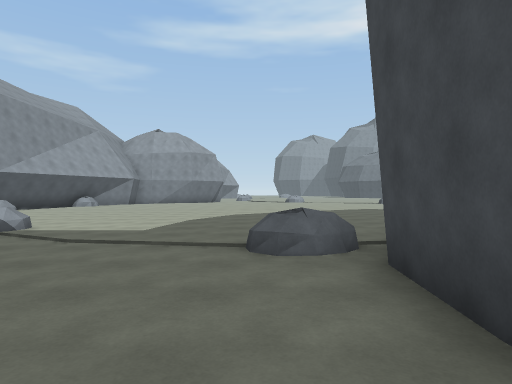
view 1 (above)

17 first-person views from a walk through a 3-D level made in the Unity game engine. The camera is 1.5 m above the floor, looks level and sees 75° across. The floor is counted in squares, 2 m on a side. Each view is taken from the middle of a square. On the plan, view 1 faces up. The plan holds only what a view shows up to about 11 squares ahead; the rest is blank. The place goes on beyond the plan. The player character is not drawn.

view 2
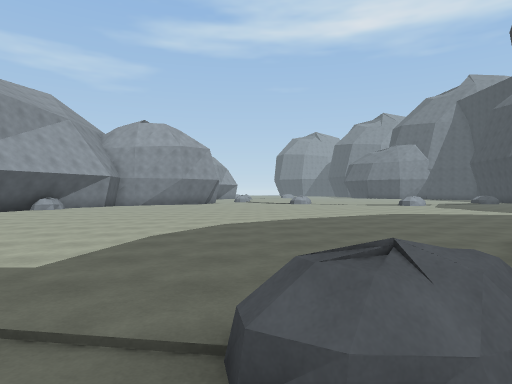

view 3
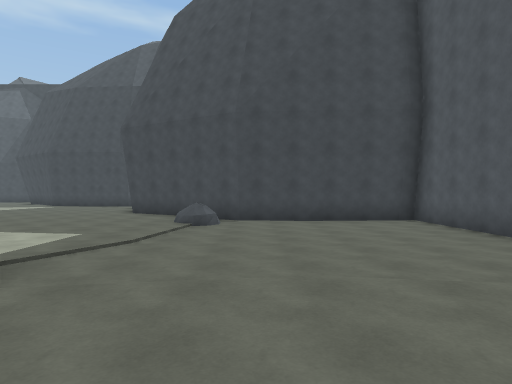

view 4
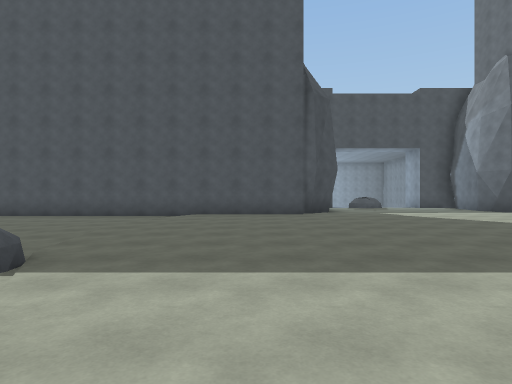

view 5
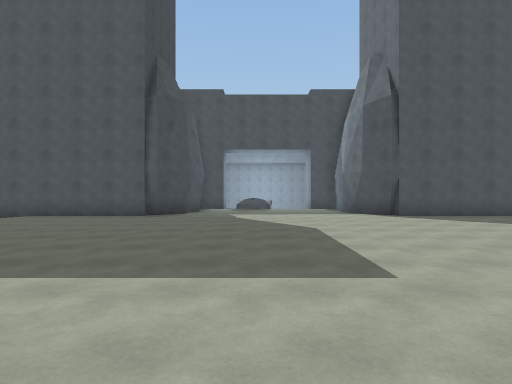

view 6
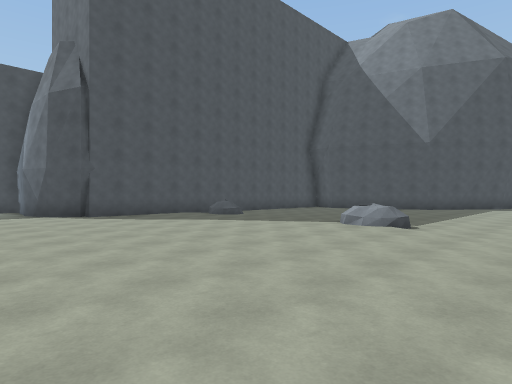

view 7
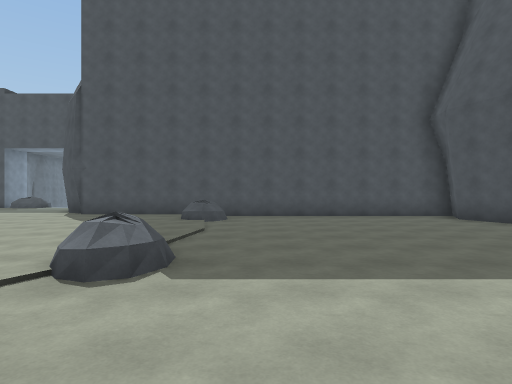

view 8
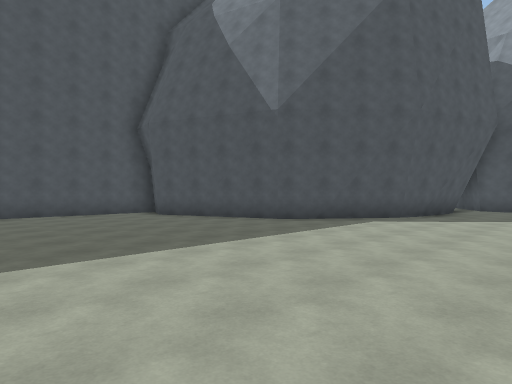

view 9
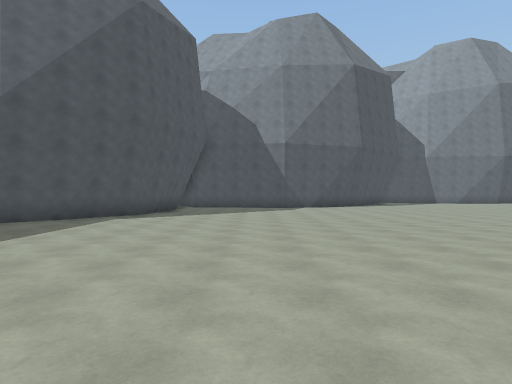

view 10
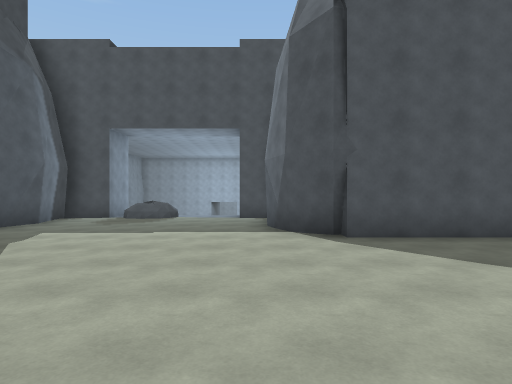

view 11
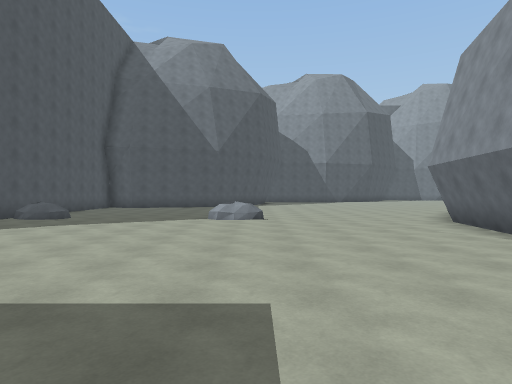

view 12
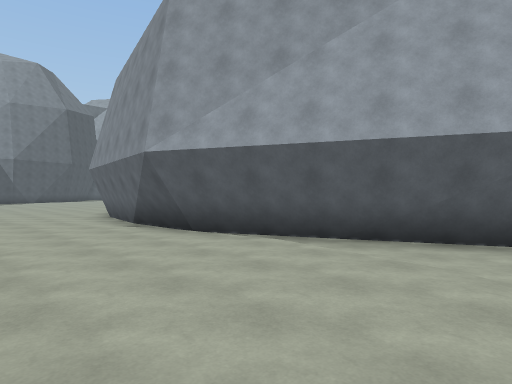

view 13
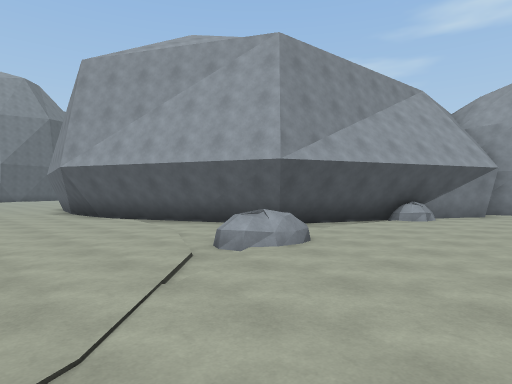

view 14
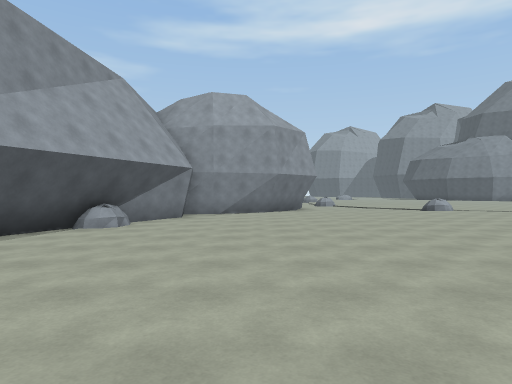

view 15
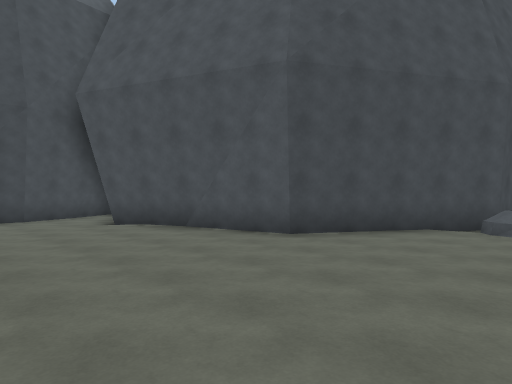

view 16
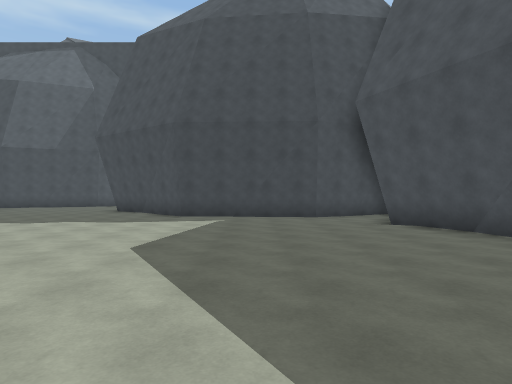

view 17
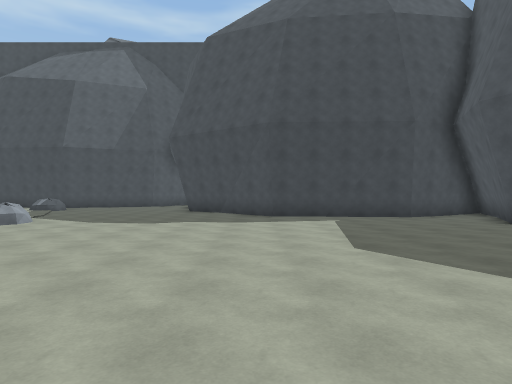

### Floor plan
Key: @ floor where view 1 was taken; # wall or solid block; . floor; / step, stairs or slope; = window, fence, low wall or low ledge.
Columns run from 33 left of view 1 to 11 right of it. Each row starts with its distance up from view 1.
 22                                            ..
 21                                          ==..
 20                            ..........  ......
 19                          #........... .......
 18 ..                       #...................
 17 ...                     ##...................
 16 ....                    #....................
 15 ......                 ##....................
 14 .......                #....................#
 13 .........            ###....................#
 12 ..........         ####.....................#
 11 ............########....=/..................#
 10 ........................=/..................#
  9 ............................................#
  8 .......................................######
  7 .....................................###    #
  6 #..........=/...............=.......##
  5 ###........=/....................//.#
  4   ##.............................=###
  3    #...............................#
  2    #...............................#
  1    ##.............................##
  0     #......==....................@##
 -1     #......=.......................#
 -2     #############......#############
 -3                 #......#
 -4                 #......#
 -5                 #......#
 -6                 #...=/.#

Positions as (right, up) in squares from view 1, and headings:
1: (0, 0), facing up
2: (0, 3), facing up
3: (-8, 3), facing right
4: (-8, 9), facing down
5: (-13, 9), facing down
6: (-14, 9), facing down-left
7: (-23, 9), facing down
8: (-23, 10), facing down-left
9: (-22, 10), facing left
10: (-16, 4), facing down
11: (-12, 6), facing left
12: (-10, 7), facing up-left
13: (-5, 7), facing up-left
14: (-5, 9), facing up
15: (0, 12), facing down-right
16: (0, 12), facing right
17: (0, 15), facing right
